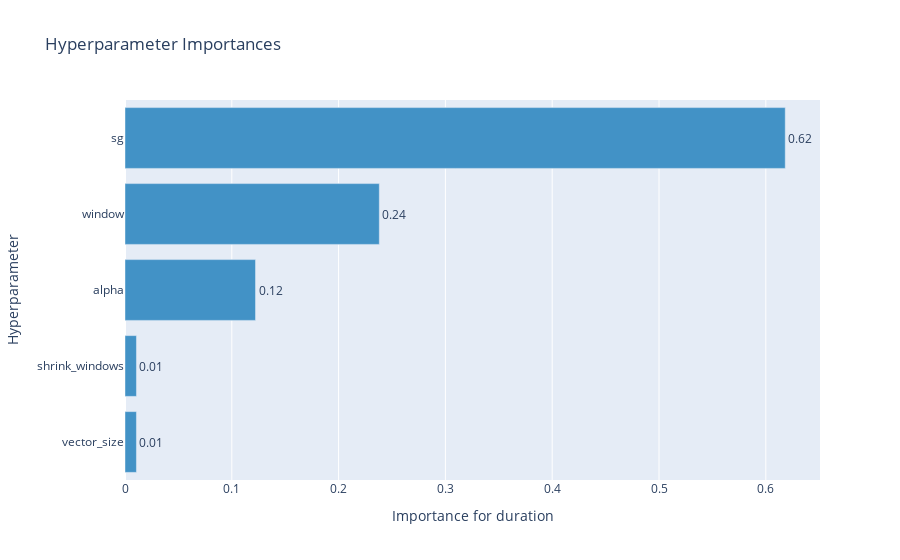

Here is the notebook cell this chart was saved with:
### Code cell
optuna.visualization.plot_param_importances(
    study, target=lambda t: t.duration.total_seconds(), target_name="duration"
)

### Figure 1 — Plotly figure (JSON) as saved in the notebook; plotly's stock layout.template omitted (floating-point values rounded to 4 significant figures)
{"data": [{"cliponaxis": false, "hovertemplate": ["vector_size (CategoricalDistribution): 0.010716308807133274<extra></extra>", "shrink_windows (CategoricalDistribution): 0.010728837218732159<extra></extra>", "alpha (CategoricalDistribution): 0.12221349896982751<extra></extra>", "window (CategoricalDistribution): 0.23812681280378098<extra></extra>", "sg (CategoricalDistribution): 0.6182145422005261<extra></extra>"], "marker": {"color": "rgb(66,146,198)"}, "orientation": "h", "text": ["0.010716308807133274", "0.010728837218732159", "0.12221349896982751", "0.23812681280378098", "0.6182145422005261"], "textposition": "outside", "texttemplate": "%{text:.2f}", "type": "bar", "x": [0.01072, 0.01073, 0.1222, 0.2381, 0.6182], "y": ["vector_size", "shrink_windows", "alpha", "window", "sg"]}], "layout": {"showlegend": false, "title": {"text": "Hyperparameter Importances"}, "xaxis": {"title": {"text": "Importance for duration"}}, "yaxis": {"title": {"text": "Hyperparameter"}}}}
